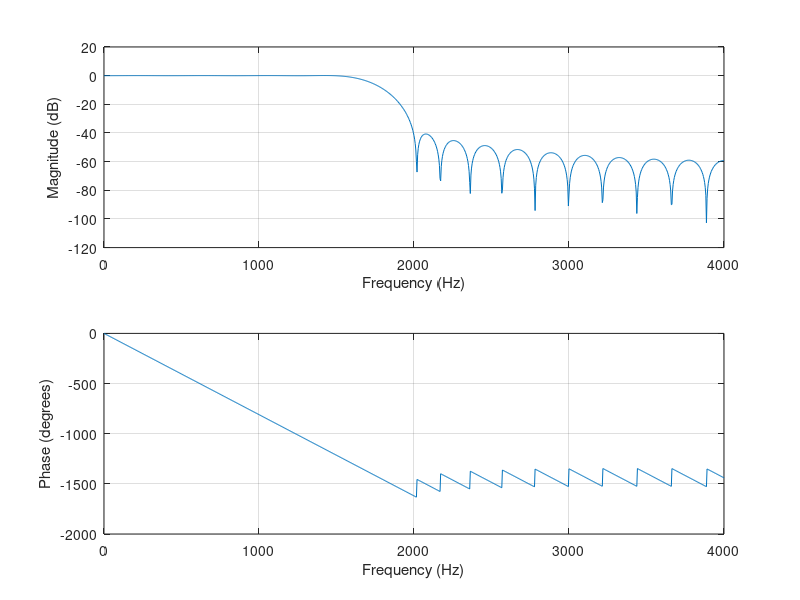

MATLAB code for this plot: (Note: this script raises an error after producing the figure.)
clear all, close all;
format long
fsamp = 8000;
fcuts = [1500 2000];
mags = [1 0];
devs = [0.05 0.01];

[n,Wn,beta,ftype] = kaiserord(fcuts,mags,devs,fsamp);
hh = fir1(n,Wn,ftype,kaiser(n+1,beta),'noscale');

freqz(hh,1,1024,fsamp);
t_hh = table(hh');
writetable(t_hh,'kaiser_coef.txt')


in = (rand(1,1024)-0.5)*2;
p = mean(in.^2);
in = in./p^0.5;
p = mean(in.^2);
t_in = table(in');
writetable(t_in,'input.txt')
figure
freqz(in,1,1024,fsamp);
out = conv(in,hh);
figure
freqz(out,1,1024,fsamp);
%freqz(conv(in,hh),1,1024,fsamp);